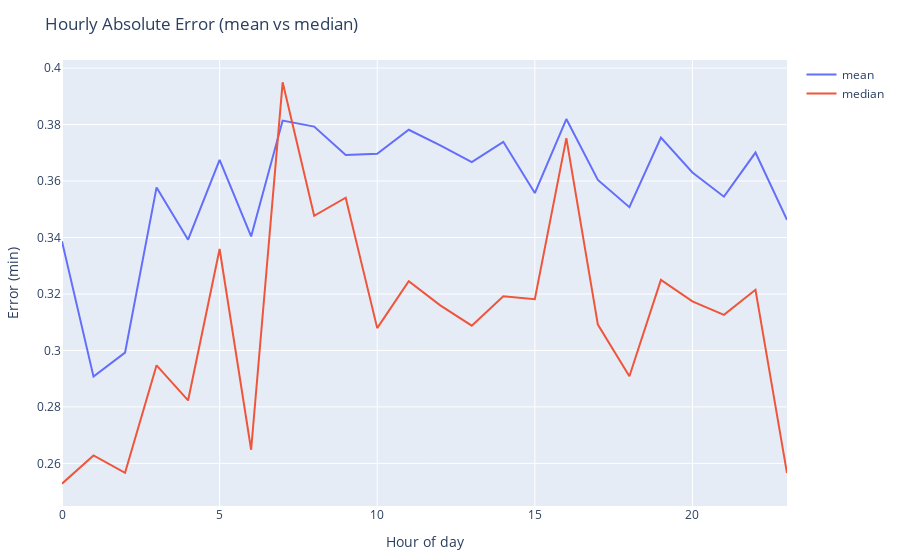

Here is the notebook cell this chart was saved with:
### Markdown cell above
## Delay Distribution & Risk Windows

### Code cell
raw['api_abs_error'] = raw['api_prediction_error'].abs()

fig = px.histogram(
    raw,
    x='api_abs_error',
    nbins=60,
    title='API Absolute Error Distribution (minutes)',
    labels={'api_abs_error': 'Absolute error (min)'}
)
fig.update_layout(margin=dict(l=40, r=20, t=60, b=40))
fig.show()

hourly_error = (raw
    .groupby(raw['collection_timestamp'].dt.hour)['api_abs_error']
    .agg(['mean', 'median'])
    .reset_index()
    .rename(columns={'collection_timestamp': 'hour'})
)

hourly_long = hourly_error.melt(id_vars='hour', var_name='stat', value_name='error')

fig = px.line(
    hourly_long,
    x='hour',
    y='error',
    color='stat',
    title='Hourly Absolute Error (mean vs median)',
    labels={'hour': 'Hour of day', 'error': 'Error (min)', 'stat': ''},
)
fig.update_layout(margin=dict(l=40, r=20, t=60, b=40))
fig.show()

### Figure 1 — Plotly figure (JSON) as saved in the notebook; plotly's stock layout.template omitted (floating-point values rounded to 4 significant figures)
{"data": [{"hovertemplate": "=mean<br>Hour of day=%{x}<br>Error (min)=%{y}<extra></extra>", "legendgroup": "mean", "line": {"color": "#636efa", "dash": "solid"}, "marker": {"symbol": "circle"}, "mode": "lines", "name": "mean", "orientation": "v", "showlegend": true, "type": "scatter", "x": [0, 1, 2, 3, 4, 5, 6, 7, 8, 9, 10, 11, 12, 13, 14, 15, 16, 17, 18, 19, 20, 21, 22, 23], "xaxis": "x", "y": [0.3386, 0.2907, 0.2992, 0.3577, 0.3392, 0.3675, 0.3404, 0.3814, 0.3793, 0.3693, 0.3696, 0.3782, 0.3727, 0.3667, 0.3739, 0.3557, 0.3819, 0.3604, 0.3507, 0.3754, 0.363, 0.3545, 0.3701, 0.3462], "yaxis": "y"}, {"hovertemplate": "=median<br>Hour of day=%{x}<br>Error (min)=%{y}<extra></extra>", "legendgroup": "median", "line": {"color": "#EF553B", "dash": "solid"}, "marker": {"symbol": "circle"}, "mode": "lines", "name": "median", "orientation": "v", "showlegend": true, "type": "scatter", "x": [0, 1, 2, 3, 4, 5, 6, 7, 8, 9, 10, 11, 12, 13, 14, 15, 16, 17, 18, 19, 20, 21, 22, 23], "xaxis": "x", "y": [0.2528, 0.2628, 0.2567, 0.2947, 0.2823, 0.3359, 0.2648, 0.395, 0.3477, 0.3541, 0.3079, 0.3245, 0.316, 0.3088, 0.3192, 0.3182, 0.3752, 0.3091, 0.2909, 0.325, 0.3174, 0.3126, 0.3215, 0.2566], "yaxis": "y"}], "layout": {"legend": {"title": {"text": ""}, "tracegroupgap": 0}, "margin": {"b": 40, "l": 40, "r": 20, "t": 60}, "title": {"text": "Hourly Absolute Error (mean vs median)"}, "xaxis": {"anchor": "y", "domain": [0, 1], "title": {"text": "Hour of day"}}, "yaxis": {"anchor": "x", "domain": [0, 1], "title": {"text": "Error (min)"}}}}
